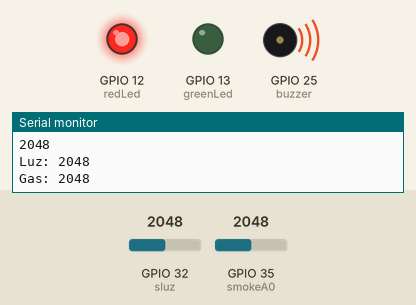
This sketch was run on a simulated ESP32. Shown: output pins drawn as LEDs (lit = HIGH), buzzer (waves = sounding, pin HIGH), the last lines printed to the serial monitor. The test bench sets the inputs (shaded band); at power-on: GPIO 35 (smokeA0) = 2048, GPIO 32 (sluz) = 2048. No MQTT or app messages arrive unless stated.

Above: at 1.8 s.
1.9 s: GPIO 35 (smokeA0) set to 439
3.4 s: GPIO 35 (smokeA0) set to 361
At 5.5 s:
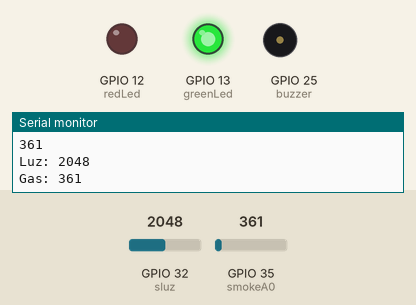
9.5 s: GPIO 35 (smokeA0) set to 440
At 11.2 s:
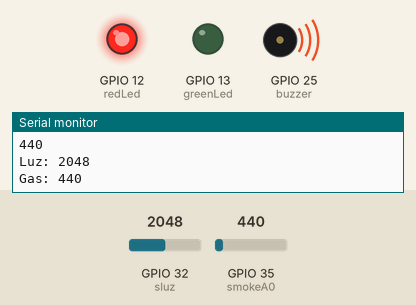
11.5 s: GPIO 35 (smokeA0) set to 360
At 13.0 s:
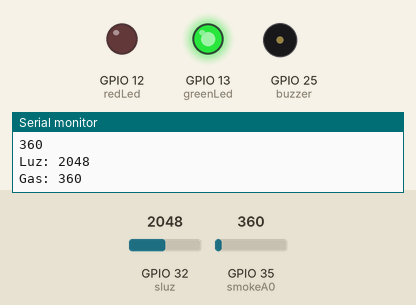
Timing chart, 0 to 14.5 s (numbered marks = the images above; inputs shaded):
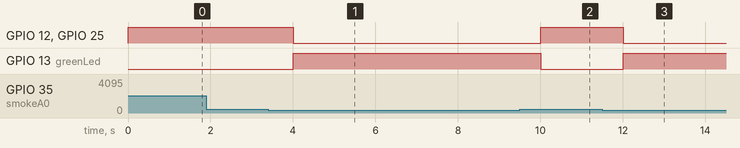

Measured:
- the behaviour switches between 401 and 400 on GPIO 35 (smokeA0) (found by bisection; images 0 and 1)
- after the input at 3.4 s, GPIO 12 (redLed), GPIO 25 (buzzer): HIGH → LOW after 0.61 s; GPIO 13 (greenLed): LOW → HIGH after 0.61 s
- after the input at 9.5 s, GPIO 12 (redLed), GPIO 25 (buzzer): LOW → HIGH after 0.51 s; GPIO 13 (greenLed): HIGH → LOW after 0.51 s
- after the input at 11.5 s, GPIO 12 (redLed), GPIO 25 (buzzer): HIGH → LOW after 0.51 s; GPIO 13 (greenLed): LOW → HIGH after 0.51 s

The sketch:

mqtt_original.ino
```cpp
#include "EspMQTTClient.h"

EspMQTTClient client(
  "2940794",  //userInternet
  "ventusrdif4",  //claveInternet
  "monitorse.duckdns.org",  // MQTT Broker server ip
  "admin",   // Can be omitted if not needed
  "monitorEmbebidos2020",   // Can be omitted if not needed
  "Estacion2",     // Client name that uniquely identify your device
  1883              // The MQTT port, default to 1883. this line can be omitted
);

int redLed = 12;
int greenLed = 13;
int buzzer = 25;
int smokeA0 = 35;
int sluz = 32;
// Limite de riesgo marcado por el sensor
int sensorThres = 400;

void setup() {
  pinMode(redLed, OUTPUT);
  pinMode(greenLed, OUTPUT);
  pinMode(buzzer, OUTPUT);
  pinMode(smokeA0, INPUT);
  pinMode(sluz, INPUT);
  Serial.begin(115200);

  // Optionnal
  client.enableDebuggingMessages(); // Enable debugging messages sent to serial output
  }

void onConnectionEstablished()
{
  // Subscribe to "mytopic/test" and display received message to Serial
  client.subscribe("Rest2/gas", [](const String & payload) {
  Serial.println(payload);

    });
client.subscribe("Rest2/luz", [](const String & payload) {
  Serial.println(payload);


    });
}

void loop() {
  client.loop();
  int analogSensor = analogRead(smokeA0);
  Serial.println(analogSensor);
  String chainSensor = String(analogSensor);
  client.publish("Rest2/gas", chainSensor);
  int luzV = analogRead(sluz);
  Serial.print("Luz: ");
  Serial.println(luzV);
  String chainLuz = String(luzV);
  client.publish("Rest2/luz", chainLuz);


//programa en sitio
  Serial.print("Gas: ");
  Serial.println(analogSensor);

  //Revisa el limite del sensor
  if (analogSensor > sensorThres)
  {
    digitalWrite(redLed, HIGH);
    digitalWrite(greenLed, LOW);
    digitalWrite(buzzer, HIGH);
  }
  else
  {
    digitalWrite(redLed, LOW);
    digitalWrite(greenLed, HIGH);
    digitalWrite(buzzer,LOW);
  }
  delay(1000);

}
```
